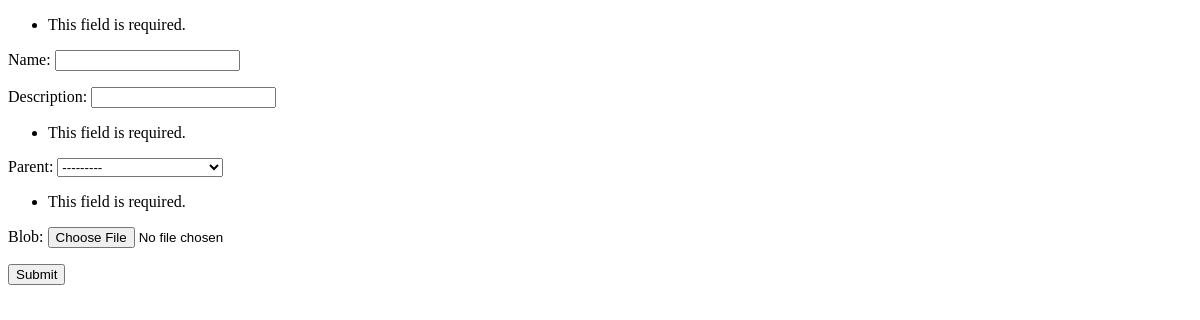
The page /aplikacja/add_file/ (signed in) on the database as committed earlier.
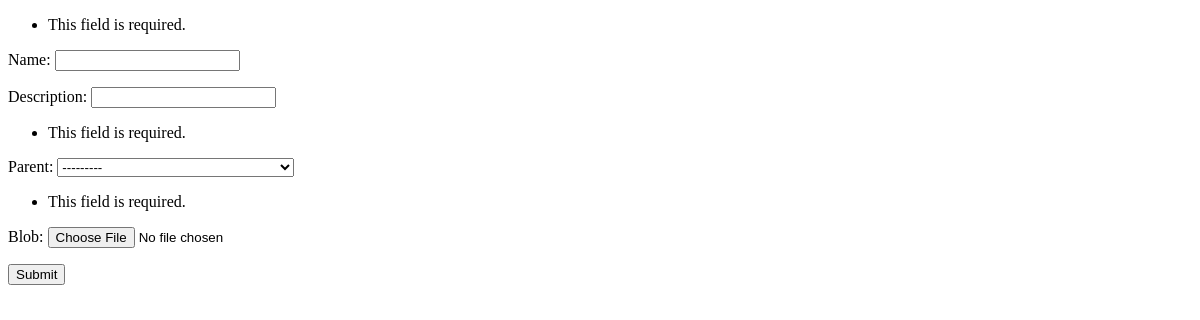
The same page on the database as committed later.
### aplikacja/models.py (models this page shows)
class Directory(models.Model):
    name = models.CharField(max_length=100, blank=False, primary_key=True, unique=True)
    description = models.CharField(max_length=1000, blank=True)
    creation_date = models.DateTimeField('date of creation', blank=False)
    owner = models.ForeignKey(User, on_delete=models.CASCADE, blank=False)
    availability = models.BooleanField(blank=False)
    parent = models.ForeignKey("self", on_delete=models.CASCADE, blank=True, null=True)
    timestamp = models.DateTimeField('last modified', blank=True, default=timezone.now)
    validity = models.BooleanField(blank=False, default=True)

### aplikacja/views.py (the view, shortened to what this page needs)
# urls.py: path('add_file/', views.add_file, name='add_file'),
def add_file(request):
    form = FileForm(request.POST, request.FILES)
    form.instance.creation_date = timezone.now()
    form.instance.availability = True
    form.instance.owner = request.user
    return render(request, 'aplikacja/add_file.html', {'form': form})

### aplikacja/forms.py
class FileForm(ModelForm):
    class Meta:
        model = File
        fields = ['name', 'description', 'parent', 'blob']

### aplikacja/templates/aplikacja/add_file.html (shortened to what this page needs)
{%  load static %}
<!DOCTYPE html>
<html lang="en-US" dir="ltr">
<head>
</head>
<body>
    <form method="post" enctype="multipart/form-data">
        {{ form.as_p }}
        <input type="submit" value="Submit">
    </form>
</body>
</html>

Rows that differ between the two databases and show on the page:
added Directory: parent "---------"
